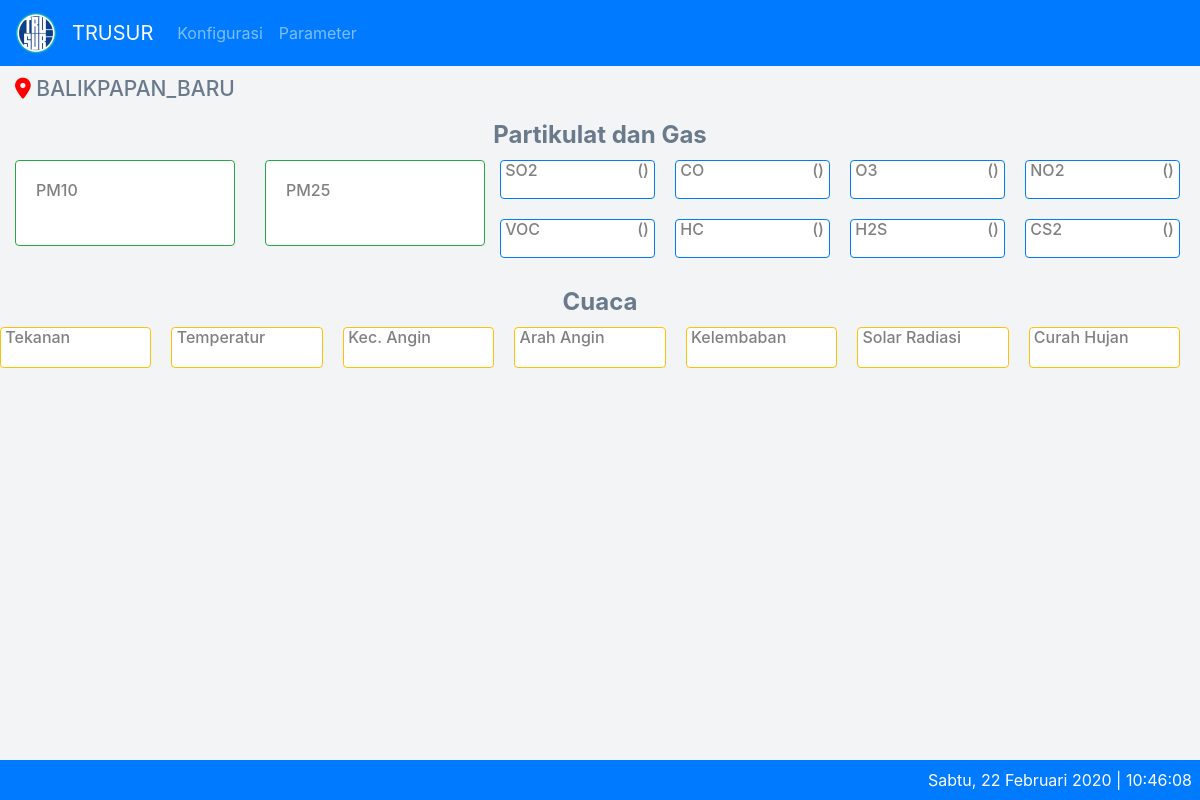
Before: / with the older database file.
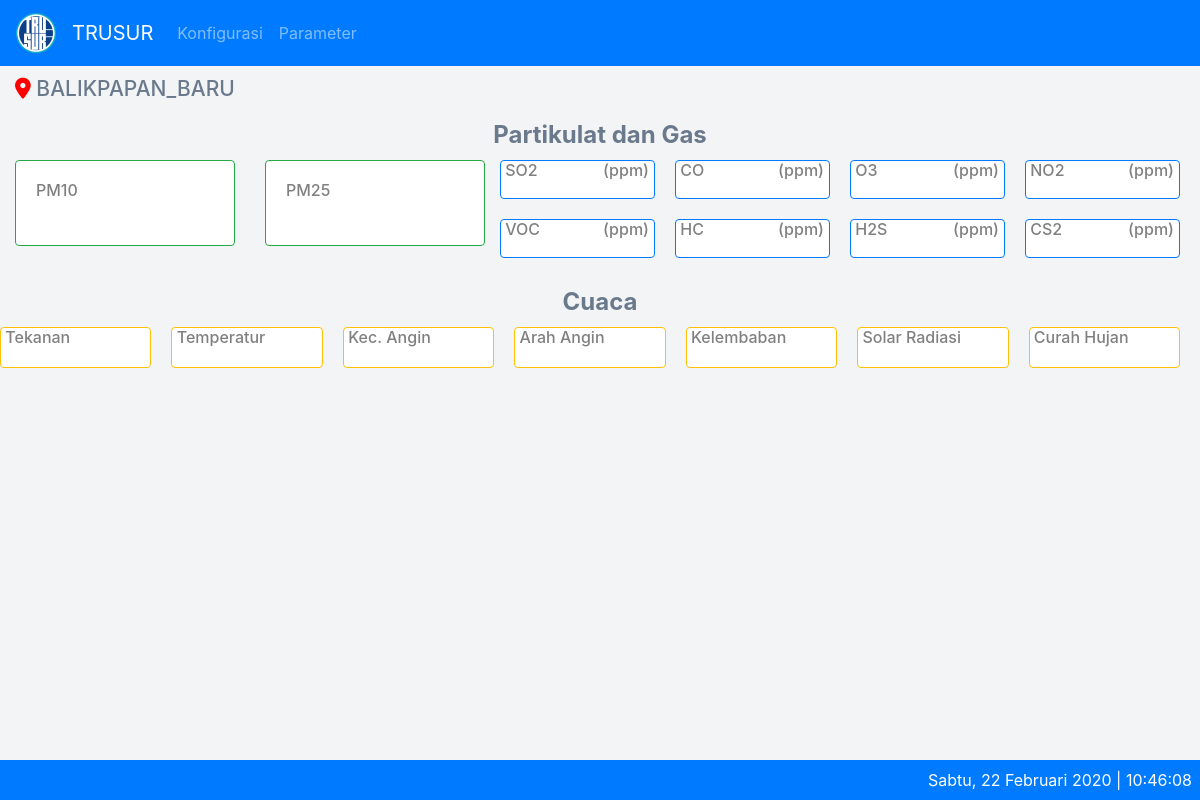
After: the same page with the newer database file.
### tables this page shows
CREATE TABLE IF NOT EXISTS `aqm_params` (
  `id` int(11) NOT NULL AUTO_INCREMENT,
  `param_id` varchar(10) NOT NULL,
  `caption` varchar(100) NOT NULL,
  `default_unit` varchar(10) NOT NULL,
  `formula` varchar(255) DEFAULT NULL,
  `is_view` smallint(6) NOT NULL,
  `xtimestamp` timestamp NOT NULL DEFAULT current_timestamp() ON UPDATE current_timestamp(),
  PRIMARY KEY (`id`),
  UNIQUE KEY `param_id` (`param_id`)
);

### application/libraries/Temp_frontend.php (called while the page is built)
<?php
Class Temp_frontend{
	var $template_data = array();
	function set($name, $value){
		$this->template_data[$name] = $value;
	}
	function load($temp_frontend = '', $view = '', $view_data = array(), $return = FALSE){
		$this->CI =& get_instance();
		$this->set('contents', $this->CI->load->view($view, $view_data, TRUE));
		return $this->CI->load->view($temp_frontend, $this->template_data, $return);
	}
}

### application/controllers/Home.php (called while the page is built, shortened)
<?php
class Home extends CI_Controller {
	public function index()
	{
		$data['title'] = 'AQM';
		$data['all'] = $this->getdata_m->getall();
		$data['partikulats'] = $this->getdata_m->getParamsPartikulat();
		$data['partikulatflows'] = $this->getdata_m->getParamsPartikulatFlow();
		$data['gass'] = $this->getdata_m->getParamsGas();
		$data['cuacas'] = $this->getdata_m->getParamsCuaca();
		$data['configurations'] = $this->getdata_m->getConfigurations();
		$this->temp_frontend->load('master/theme/theme', 'master/home/home', $data);
	}
}

### index.php (called while the page is built, shortened)
<?php
require_once BASEPATH.'core/CodeIgniter.php';

### application/models/Getdata_m.php (called while the page is built, shortened)
<?php
class Getdata_m extends CI_Model {
	public function getAll($id = FALSE)
	{
		if($id === FALSE)
		{
			$this->db->order_by('id', 'DESC');
			$this->db->limit('1');
			$query = $this->db->get('aqm_sensor_values');
			return $query->result_array();
		}
		$query = $this->db->get_where('aqm_sensor_values', array('id' => $id));
		return $query->row_array();
	}
	public function getParamsPartikulat($id = FALSE)
	{
		if($id === FALSE)
		{
			$partikulat = array('pm10','pm25');
			$this->db->order_by('id', 'ASC');
			$this->db->where('is_view', '1');
			$this->db->where_in('param_id', $partikulat);
			$query = $this->db->get('aqm_params');
			return $query->result_array();
		}
		$query = $this->db->get_where('aqm_params', array('id' => $id));
		return $query->row_array();
	}
	public function getParamsPartikulatFlow($id = FALSE)
	{
		if($id === FALSE)
		{
			$partikulatflow = array('pm10_flow','pm25_flow');
			$this->db->order_by('id', 'ASC');
			$this->db->where('is_view', '1');
			$this->db->where_in('param_id', $partikulatflow);
			$query = $this->db->get('aqm_params');
			return $query->result_array();
		}
		$query = $this->db->get_where('aqm_params', array('id' => $id));
		return $query->row_array();
	}
	public function getParamsGas($id = FALSE)
	{
		if($id === FALSE)
		{
			$gas = array('so2','co','o3','no2','voc','hc','h2s','cs2');
			$this->db->order_by('id', 'ASC');
			$this->db->where('is_view', '1');
			$this->db->where_in('param_id', $gas);
			$query = $this->db->get('aqm_params');
			return $query->result_array();
		}
		$query = $this->db->get_where('aqm_params', array('id' => $id));
		return $query->row_array();
	}
	public function getParamsCuaca($id = FALSE)
	{
		if($id === FALSE)
		{
			$cuaca = array('WindSpeed','WindDir','TempIn','TempOut','Barometer','RainDay','RainRate','SolarRad','HumIn','HumOut');
			$this->db->order_by('id', 'ASC');
			$this->db->where('is_view', '1');
			$this->db->where_in('param_id', $cuaca);
			$query = $this->db->get('aqm_params');
			return $query->result_array();
		}
		$query = $this->db->get_where('aqm_params', array('id' => $id));
		return $query->row_array();
	}
}

### application/views/master/home/home.php (the view, shortened to what this page needs)
<div class="page-wrapper" style="display: block;">
	<div class="container-fluid">
		<div class="page-breadcrumb">
			<div class="row">
				<div class="col-5 align-self-center">
					<h4 class="page-title"><i class='fas fa-map-marker-alt' style='font-size:21px;color:red'></i> <?=$configurations["sta_nama"];?></h4>
				</div>
			</div>
		</div>
		<div class="page-breadcrumb">
			<div class="row">
				<div class="col-12 align-self-center">
					<h4 class="text-center page-title2">Partikulat dan Gas</h4>
				</div>
			</div>
		</div>
		<div class="row text-center">
			<div class="col-sm-5">
				<div class="row justify-content-center">
					<?php foreach($partikulats as $partikulat) : ?>
						<div class="col-6">
							<div class="card border border-success">
								<div class="card-body">
									<h4 class="card-title"><?= $partikulat['caption'] ?></h4>
									<div class="row">
										<div class="col-12">
										</div>
									</div>
									<div class="row align-items-center">
										<div class="col-12">
										</div>
									</div>
								</div>
							</div>
						</div>
					<?php endforeach ?>
				</div>
			</div>
			<div class="col-sm-7">
				<div class="row justify-content-center">
					<?php foreach($gass as $gas) : ?>
						<div class="col-sm-3" style="padding:0px 20px 20px 0px;">
							<div class="card border border-primary" style="padding:0px 5px 5px 0px;">
								<h4 class="card-title">&nbsp;<?= $gas['caption'] ?><div style="position:relative;float:right;">(<?= $gas['default_unit'] ?>)</div></h4>
								<div class="row">
									<div class="col-12">
									</div>
								</div>
							</div>
						</div>
				<?php endforeach ?>
				</div>
			</div>
		</div>
		<div class="page-breadcrumb">
			<div class="row">
				<div class="col-12 align-self-center">
					<h4 class="text-center page-title2">Cuaca</h4>
				</div>
			</div>
		</div>
		<div class="row text-center">
			<div class="col-sm">
				<div class="row justify-content-center">
					<?php foreach($cuacas as$cuaca) : ?>
						<div class="col-sm" style="padding:0px 20px 20px 0px;">
							<div class="card border border-warning">
								<h6 class="card-title">&nbsp;<?= $cuaca['caption'] ?></h6>
							</div>
						</div>
					<?php endforeach ?>
				</div>
			</div>
		</div>
	</div>
</div>

### application/views/master/theme/theme.php (shortened to what this page needs)
<!doctype html>
<html lang="en">
  <head>
    <link rel="stylesheet" href="<?= base_url('assets/dist/css/bootstrap.min.css') ?>">
    <link rel="stylesheet" href="<?= base_url('assets/plugins/datatables-bs4/css/dataTables.bootstrap4.css') ?>">
    <link rel="stylesheet" href="<?= base_url('assets/plugins/datatables-buttons/css/buttons.dataTables.min.css') ?>">
  </head>
  <body onload="startTime()" >
    <nav class="navbar navbar-expand-lg navbar-dark bg-primary sticky-top">
      <a class="navbar-brand" href="<?= site_url() ?>">
          <img src="<?= base_url('assets/dist/img/trusur_logo3.png') ?>" alt="">
        </a>
      <a class="navbar-brand" href="<?= site_url() ?>">TRUSUR</a>
      <div class="collapse navbar-collapse" id="navbarText">
        <ul class="navbar-nav mr-auto">
          <li class="nav-item <?= $this->uri->uri_string() == 'konfigurasi' ? 'active' : ''; ?>">
            <a class="nav-link" href="<?= site_url('konfigurasi') ?>">Konfigurasi</a>
          </li>
          <li class="nav-item <?= $this->uri->uri_string() == 'parameter' ? 'active' : ''; ?>">
            <a class="nav-link" href="<?= site_url('parameter') ?>">Parameter</a>
          </li>
        </ul>
      </div>
    </nav>
    <?=$contents?>
    <div class="footer bg-primary text-right p-2">
      <?php
      $day = date("D");
      $dayList = array(
        'Sun' => 'Minggu',
        'Mon' => 'Senin',
        'Tue' => 'Selasa',
        'Wed' => 'Rabu',
        'Thu' => 'Kamis',
        'Fri' => 'Jumat',
        'Sat' => 'Sabtu'
      );
      $month = date("m");
      $monthList = array(
        '01' => 'Januari',
        '02' => 'Februari',
        '03' => 'Maret',
        '04' => 'April',
        '05' => 'Mei',
        '06' => 'Juni',
        '07' => 'Juli',
        '08' => 'Agustus',
        '09' => 'September',
        '10' => 'Oktober',
        '11' => 'November',
        '12' => 'Desember',
      );
      echo $dayList[$day].', '.date("j").' '.$monthList[$month].' '.date("Y").' | <a id="clock"></a>'; ?>
    </div>
  </body>
</html>

### application/views/master/theme/theme.php (style rules this page uses)
body { background: #f2f4f5; }
.footer { position: fixed; left: 0; bottom: 0; width: 100%; color: white; text-align: center; }
.page-wrapper { background: #f2f4f5; position: relative; display: none; }
.card { position: relative; display: flex; flex-direction: column; min-width: 0; word-wrap: break-word; background-color: #fff; background-clip: border-box; border: 0 solid transparent; border-radius: .25rem; }
.card-title { text-align:left; font-size:16px; color:grey; }
.page-title { margin-bottom: 0; font-weight: 500; font-size: 21px; color: #6a7a8c; }
.page-title2 { margin-bottom: 0; font-weight: 700; color: #6a7a8c; }
.page-breadcrumb { padding: 10px 0px 10px 0px; }

Changed rows visible on the page:
changed aqm_params "SO2": default_unit (not shown) → "ppm"
changed aqm_params "CO": default_unit (not shown) → "ppm"
changed aqm_params (number 5 of 17 on the later page): default_unit (not shown) → "ppm"
changed aqm_params "NO2": default_unit (not shown) → "ppm"
changed aqm_params "VOC": default_unit (not shown) → "ppm"
changed aqm_params "HC": default_unit (not shown) → "ppm"
changed aqm_params (number 9 of 17 on the later page): default_unit (not shown) → "ppm"
changed aqm_params "CS2": default_unit (not shown) → "ppm"
